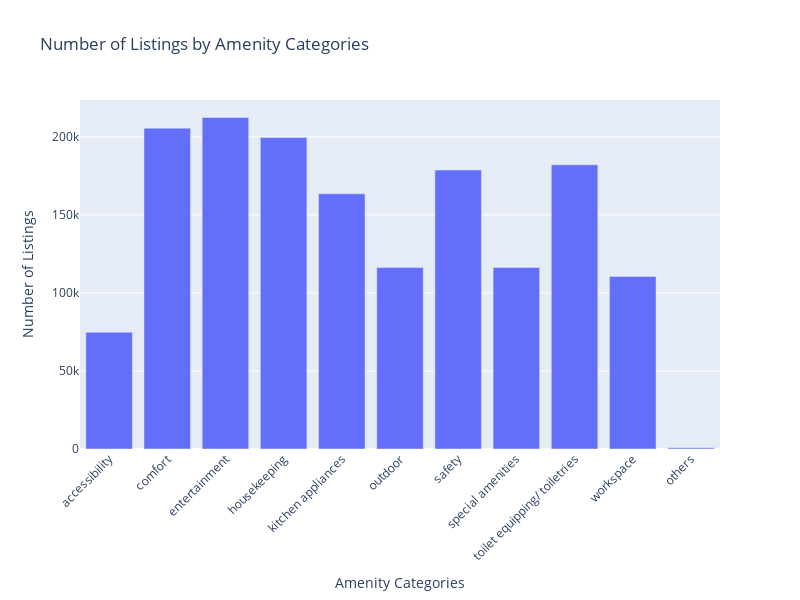

Notebook code for this chart:
### Markdown cell above
### Count of each amenity category and across cities

### Code cell
# # Convert string lists into Python lists
# df['amenity_categories'] = df['amenity_categories'].apply(lambda x: ast.literal_eval(x) if isinstance(x, str) else x)

# Count the number of listings for each unique amenity category
category_counts = df['amenity_categories'].explode().value_counts()

# Sort the categories alphabetically, excluding 'others'
sorted_categories = sorted([cat for cat in category_counts.index if cat != 'others'])
sorted_categories.append('others')

# Reindex the series to match the sorted categories
sorted_category_counts = category_counts.reindex(sorted_categories)

# Plot the data
import plotly.express as px

# Create the bar plot using Plotly
fig = px.bar(
    x=sorted_category_counts.index,
    y=sorted_category_counts.values,
    labels={'x': 'Amenity Categories', 'y': 'Number of Listings'},
    title='Number of Listings by Amenity Categories'
)

# Customize the layout for better readability
fig.update_layout(
    xaxis_tickangle=-45,
    xaxis_title='Amenity Categories',
    yaxis_title='Number of Listings',
    title='Number of Listings by Amenity Categories',
    height=600,
    width=800
)

# # Show the plot
# fig.show()
# sns.barplot(x=sorted_category_counts.index, y=sorted_category_counts.values)
# plt.xticks(rotation=45, ha='right')
# plt.xlabel('Amenity Categories')
# plt.ylabel('Number of Listings')
# plt.title('Number of Listings by Amenity Categories')
# plt.show()

### Figure 1 — Plotly figure (JSON) as saved in the notebook; plotly's stock layout.template omitted (floating-point values rounded to 4 significant figures)
{"data": [{"alignmentgroup": "True", "hovertemplate": "Amenity Categories=%{x}<br>Number of Listings=%{y}<extra></extra>", "legendgroup": "", "marker": {"color": "#636efa", "pattern": {"shape": ""}}, "name": "", "offsetgroup": "", "orientation": "v", "showlegend": false, "textposition": "auto", "type": "bar", "x": ["accessibility", "comfort", "entertainment", "housekeeping", "kitchen appliances", "outdoor", "safety", "special amenities", "toilet equipping/ toiletries", "workspace", "others"], "xaxis": "x", "y": [74794, 205629, 212476, 199575, 163543, 116377, 178793, 116349, 182185, 110592, 753], "yaxis": "y"}], "layout": {"barmode": "relative", "height": 600, "legend": {"tracegroupgap": 0}, "title": {"text": "Number of Listings by Amenity Categories"}, "width": 800, "xaxis": {"anchor": "y", "domain": [0, 1], "tickangle": -45, "title": {"text": "Amenity Categories"}}, "yaxis": {"anchor": "x", "domain": [0, 1], "title": {"text": "Number of Listings"}}}}
